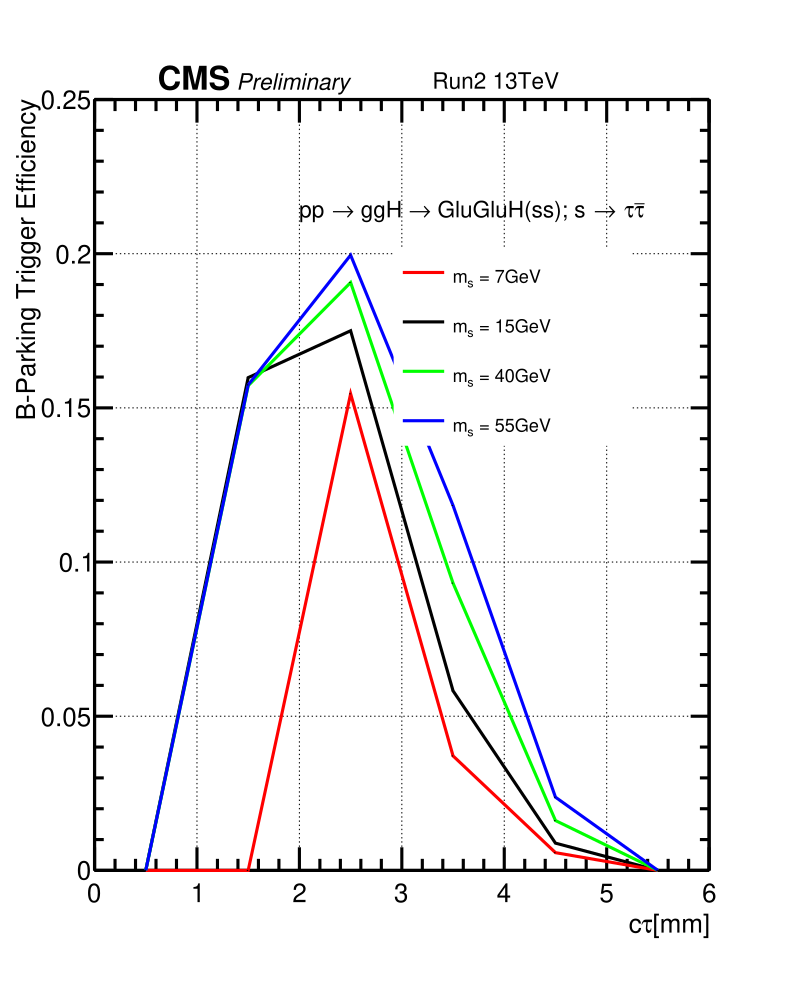

Write Python code to recreate this figure.
from __future__ import division
from ROOT import *
import math
gROOT.ForceStyle(kTRUE)
TV="HLT_Mu7_IP4_part"
c1 = TCanvas( 'c1', 'Histogram Drawing Options', 200, 10, 700, 900 )
gPad.SetGrid()
gPad.SetTickx()
gPad.SetTicky()
gStyle.SetOptStat(0)
gStyle.SetLineWidth(3)
gStyle.SetHistLineWidth(3)
gPad.SetLeftMargin(0.12)
gPad.SetBottomMargin(0.12)
_MS15ct1 = TFile.Open('/eos/uscms/store/group/lpchbb/LLDJntuples/suhoRutgersWH/ggH_HToSSTo4Tau_MH-125_TuneCP5_13TeV-powheg-pythia8/crab_ggH_HToSSTo4Tau_MH-125_2018/210704_150001/0000/ggH_HToSSTo4Tau_MH-125_16.list_MS-15_ctauS-1_.root','read')
_MS40ct1 = TFile.Open('/eos/uscms/store/group/lpchbb/LLDJntuples/suhoRutgersWH/ggH_HToSSTo4Tau_MH-125_TuneCP5_13TeV-powheg-pythia8/crab_ggH_HToSSTo4Tau_MH-125_2018/210704_400001/0000/ggH_HToSSTo4Tau_MH-125_16.list_MS-40_ctauS-1_.root','read')
_MS55ct1 = TFile.Open('/eos/uscms/store/group/lpchbb/LLDJntuples/suhoRutgersWH/ggH_HToSSTo4Tau_MH-125_TuneCP5_13TeV-powheg-pythia8/crab_ggH_HToSSTo4Tau_MH-125_2018/210704_550001/0000/ggH_HToSSTo4Tau_MH-125_16.list_MS-55_ctauS-1_.root','read')

_MS7ct10 = TFile.Open('/eos/uscms/store/group/lpchbb/LLDJntuples/suhoRutgersWH/ggH_HToSSTo4Tau_MH-125_TuneCP5_13TeV-powheg-pythia8/crab_ggH_HToSSTo4Tau_MH-125_2018/210704_070010/0000/ggH_HToSSTo4Tau_MH-125_16.list_MS-7_ctauS-10_.root','read')
_MS15ct10 = TFile.Open('/eos/uscms/store/group/lpchbb/LLDJntuples/suhoRutgersWH/ggH_HToSSTo4Tau_MH-125_TuneCP5_13TeV-powheg-pythia8/crab_ggH_HToSSTo4Tau_MH-125_2018/210704_150010/0000/ggH_HToSSTo4Tau_MH-125_16.list_MS-15_ctauS-10_.root','read')
_MS40ct10 = TFile.Open('/eos/uscms/store/group/lpchbb/LLDJntuples/suhoRutgersWH/ggH_HToSSTo4Tau_MH-125_TuneCP5_13TeV-powheg-pythia8/crab_ggH_HToSSTo4Tau_MH-125_2018/210704_400010/0000/ggH_HToSSTo4Tau_MH-125_16.list_MS-40_ctauS-10_.root','read')
_MS55ct10 = TFile.Open('/eos/uscms/store/group/lpchbb/LLDJntuples/suhoRutgersWH/ggH_HToSSTo4Tau_MH-125_TuneCP5_13TeV-powheg-pythia8/crab_ggH_HToSSTo4Tau_MH-125_2018/210704_550010/0000/ggH_HToSSTo4Tau_MH-125_16.list_MS-55_ctauS-10_.root','read')

_MS7ct100 = TFile.Open('/eos/uscms/store/group/lpchbb/LLDJntuples/suhoRutgersWH/ggH_HToSSTo4Tau_MH-125_TuneCP5_13TeV-powheg-pythia8/crab_ggH_HToSSTo4Tau_MH-125_2018/210704_070100/0000/ggH_HToSSTo4Tau_MH-125_16.list_MS-7_ctauS-100_.root','read')
_MS15ct100 = TFile.Open('/eos/uscms/store/group/lpchbb/LLDJntuples/suhoRutgersWH/ggH_HToSSTo4Tau_MH-125_TuneCP5_13TeV-powheg-pythia8/crab_ggH_HToSSTo4Tau_MH-125_2018/210704_150100/0000/ggH_HToSSTo4Tau_MH-125_16.list_MS-15_ctauS-100_.root','read')
_MS40ct100 = TFile.Open('/eos/uscms/store/group/lpchbb/LLDJntuples/suhoRutgersWH/ggH_HToSSTo4Tau_MH-125_TuneCP5_13TeV-powheg-pythia8/crab_ggH_HToSSTo4Tau_MH-125_2018/210704_400100/0000/ggH_HToSSTo4Tau_MH-125_16.list_MS-40_ctauS-100_.root','read')
_MS55ct100 = TFile.Open('/eos/uscms/store/group/lpchbb/LLDJntuples/suhoRutgersWH/ggH_HToSSTo4Tau_MH-125_TuneCP5_13TeV-powheg-pythia8/crab_ggH_HToSSTo4Tau_MH-125_2018/210704_550100/0000/ggH_HToSSTo4Tau_MH-125_16.list_MS-55_ctauS-100_.root','read')

_MS7ct1000 = TFile.Open('/eos/uscms/store/group/lpchbb/LLDJntuples/suhoRutgersWH/ggH_HToSSTo4Tau_MH-125_TuneCP5_13TeV-powheg-pythia8/crab_ggH_HToSSTo4Tau_MH-125_2018/210704_071000/0000/ggH_HToSSTo4Tau_MH-125_16.list_MS-7_ctauS-1000_.root','read')
_MS15ct1000 = TFile.Open('/eos/uscms/store/group/lpchbb/LLDJntuples/suhoRutgersWH/ggH_HToSSTo4Tau_MH-125_TuneCP5_13TeV-powheg-pythia8/crab_ggH_HToSSTo4Tau_MH-125_2018/210704_151000/0000/ggH_HToSSTo4Tau_MH-125_16.list_MS-15_ctauS-1000_.root','read')
_MS40ct1000 = TFile.Open('/eos/uscms/store/group/lpchbb/LLDJntuples/suhoRutgersWH/ggH_HToSSTo4Tau_MH-125_TuneCP5_13TeV-powheg-pythia8/crab_ggH_HToSSTo4Tau_MH-125_2018/210704_401000/0000/ggH_HToSSTo4Tau_MH-125_16.list_MS-40_ctauS-1000_.root','read')
_MS55ct1000 = TFile.Open('/eos/uscms/store/group/lpchbb/LLDJntuples/suhoRutgersWH/ggH_HToSSTo4Tau_MH-125_TuneCP5_13TeV-powheg-pythia8/crab_ggH_HToSSTo4Tau_MH-125_2018/210704_551000/0000/ggH_HToSSTo4Tau_MH-125_16.list_MS-55_ctauS-1000_.root','read')

TrigMS7  = TH1F("TrigMS7",'',6, 0, 6)
TrigMS15 = TH1F("TrigMS15",'',6, 0, 6)
TrigMS40 = TH1F("TrigMS40",'',6, 0, 6)
TrigMS55 = TH1F("TrigMS55",'',6, 0, 6)

llpMS15ct1 = _MS15ct1.Get("TreeMakerMINIAOD/HiggsLongLived")
llpMS15ct1.Draw("%s"%TV);
tempMS15ct1 = llpMS15ct1.GetHistogram() 
TrigMS15.Fill(1,tempMS15ct1.GetMean())
llpMS40ct1 = _MS40ct1.Get("TreeMakerMINIAOD/HiggsLongLived")
llpMS40ct1.Draw("%s"%TV);
tempMS40ct1 = llpMS40ct1.GetHistogram() 
TrigMS40.Fill(1,tempMS40ct1.GetMean())
llpMS55ct1 = _MS55ct1.Get("TreeMakerMINIAOD/HiggsLongLived")
llpMS55ct1.Draw("%s"%TV);
tempMS55ct1 = llpMS55ct1.GetHistogram() 
TrigMS55.Fill(1,tempMS55ct1.GetMean())

llpMS7ct10 = _MS7ct10.Get("TreeMakerMINIAOD/HiggsLongLived")
llpMS7ct10.Draw("%s"%TV);
tempMS7ct10 = llpMS7ct10.GetHistogram() 
TrigMS7.Fill(2,tempMS7ct10.GetMean())
llpMS15ct10 = _MS15ct10.Get("TreeMakerMINIAOD/HiggsLongLived")
llpMS15ct10.Draw("%s"%TV);
tempMS15ct10 = llpMS15ct10.GetHistogram() 
TrigMS15.Fill(2,tempMS15ct10.GetMean())
llpMS40ct10 = _MS40ct10.Get("TreeMakerMINIAOD/HiggsLongLived")
llpMS40ct10.Draw("%s"%TV);
tempMS40ct10 = llpMS40ct10.GetHistogram() 
TrigMS40.Fill(2,tempMS40ct10.GetMean())
llpMS55ct10 = _MS55ct10.Get("TreeMakerMINIAOD/HiggsLongLived")
llpMS55ct10.Draw("%s"%TV);
tempMS55ct10 = llpMS55ct10.GetHistogram() 
TrigMS55.Fill(2,tempMS55ct10.GetMean())

llpMS7ct100 = _MS7ct100.Get("TreeMakerMINIAOD/HiggsLongLived")
llpMS7ct100.Draw("%s"%TV);
tempMS7ct100 = llpMS7ct100.GetHistogram() 
TrigMS7.Fill(3,tempMS7ct100.GetMean())
llpMS15ct100 = _MS15ct100.Get("TreeMakerMINIAOD/HiggsLongLived")
llpMS15ct100.Draw("%s"%TV);
tempMS15ct100 = llpMS15ct100.GetHistogram() 
TrigMS15.Fill(3,tempMS15ct100.GetMean())
llpMS40ct100 = _MS40ct100.Get("TreeMakerMINIAOD/HiggsLongLived")
llpMS40ct100.Draw("%s"%TV);
tempMS40ct100 = llpMS40ct100.GetHistogram() 
TrigMS40.Fill(3,tempMS40ct100.GetMean())
llpMS55ct100 = _MS55ct100.Get("TreeMakerMINIAOD/HiggsLongLived")
llpMS55ct100.Draw("%s"%TV);
tempMS55ct100 = llpMS55ct100.GetHistogram() 
TrigMS55.Fill(3,tempMS55ct100.GetMean())

llpMS7ct1000 = _MS7ct1000.Get("TreeMakerMINIAOD/HiggsLongLived")
llpMS7ct1000.Draw("%s"%TV);
tempMS7ct1000 = llpMS7ct1000.GetHistogram() 
TrigMS7.Fill(4,tempMS7ct1000.GetMean())
llpMS15ct1000 = _MS15ct1000.Get("TreeMakerMINIAOD/HiggsLongLived")
llpMS15ct1000.Draw("%s"%TV);
tempMS15ct1000 = llpMS15ct1000.GetHistogram() 
TrigMS15.Fill(4,tempMS15ct1000.GetMean())
llpMS40ct1000 = _MS40ct1000.Get("TreeMakerMINIAOD/HiggsLongLived")
llpMS40ct1000.Draw("%s"%TV);
tempMS40ct1000 = llpMS40ct1000.GetHistogram() 
TrigMS40.Fill(4,tempMS40ct1000.GetMean())
llpMS55ct1000 = _MS55ct1000.Get("TreeMakerMINIAOD/HiggsLongLived")
llpMS55ct1000.Draw("%s"%TV);
tempMS55ct1000 = llpMS55ct1000.GetHistogram() 
TrigMS55.Fill(4,tempMS55ct1000.GetMean())

TrigMS15.Draw("histp0L")
TrigMS15.SetTitle("")
TrigMS15.GetXaxis().SetTitle("c#tau[mm]")
TrigMS15.GetYaxis().SetTitle("B-Parking Trigger Efficiency")
TrigMS15.GetYaxis().SetTitleOffset(1.5)
TrigMS15.SetLineColor(1)
TrigMS15.GetYaxis().SetRangeUser(0,0.25)
TrigMS7.Draw("histp0L same")
TrigMS7.SetLineColor(2)
TrigMS40.Draw("histp0L same")
TrigMS40.SetLineColor(3)
TrigMS55.Draw("histp0L same")
TrigMS55.SetLineColor(4)

legend = TLegend(0.5,0.55,0.8,0.75) 		
legend.SetBorderSize(0)
legend.AddEntry(TrigMS7,"m_{s} = 7GeV","l")
legend.AddEntry(TrigMS15,"m_{s} = 15GeV","l")
legend.AddEntry(TrigMS40,"m_{s} = 40GeV","l")
legend.AddEntry(TrigMS55,"m_{s} = 55GeV","l")
legend.SetTextSize(0.025);
legend.Draw()

title = TText(1,1,"") 
title.SetTextSize(0.045)
title.SetTextColor(kBlack)
title.SetTextAlign(11)
title.SetTextFont(62)

extra = TText(1,1,"") 
extra.SetTextSize(0.03)
extra.SetTextColor(kBlack)
extra.SetTextAlign(11)
extra.SetTextFont(52)

extra2 = TLatex(1,1,"") 
extra2.SetTextSize(0.03)
extra2.SetTextColor(kBlack)
extra2.SetTextAlign(11)
extra2.SetTextFont(42)
title.DrawTextNDC(0.2,0.91,"CMS")
extra.DrawTextNDC(0.3,0.91,"Preliminary")
extra2.DrawLatexNDC(0.55,0.91,"Run2 13TeV")
extra = TLatex(1,1,"") 
extra.SetTextSize(0.03)
extra.SetTextColor(kBlack)
extra.SetTextFont(42)
extra.DrawLatexNDC(0.38,0.78,"pp #rightarrow ggH #rightarrow GluGluH(ss); s #rightarrow #tau#bar{#tau}")
c1.Modified()
c1.Update()
c1.SaveAs("TrigEff.pdf")
k=raw_input('Press ENTER to exit')
